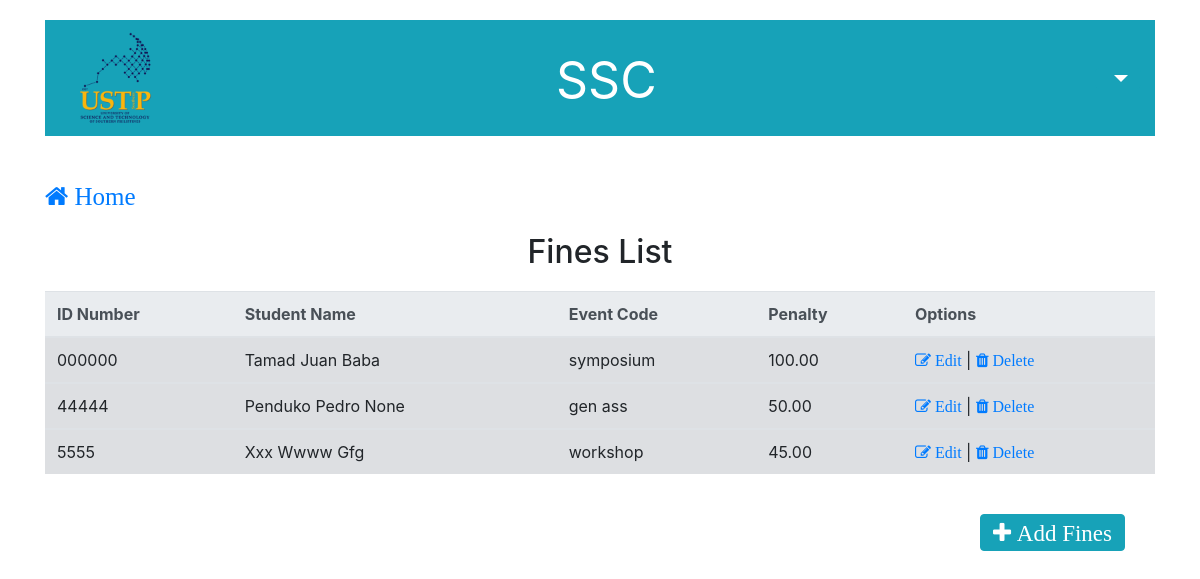
The app's page /fines_list.php with its own data.
### tables this page shows
CREATE TABLE `fines` (
  `id_number` varchar(50) NOT NULL,
  `event_code` varchar(100) NOT NULL,
  `penalty` decimal(10,2) NOT NULL,
  `date` date NOT NULL
);

CREATE TABLE `student` (
  `id_number` varchar(50) NOT NULL,
  `last_name` varchar(100) NOT NULL,
  `first_name` varchar(100) NOT NULL,
  `middle_name` varchar(100) NOT NULL,
  `course_code` varchar(10) NOT NULL,
  `section_id` varchar(20) NOT NULL,
  `status` varchar(50) NOT NULL
);

### fines_list.php (the view, shortened to what this page needs)
<?php include('server.php')?>
<html>
<head>
  <link rel = "stylesheet" href = "bootstrap/css/bootstrap.min.css">
  <link rel = "stylesheet" href = "font-awesome-4.7.0/font-awesome-4.7.0/css/font-awesome.min.css">
</head>
<body>
<div class="container">
  <nav class="navbar navbar-expand-lg navbar-dark bg-info" style="margin-top:20px">
    <nav class="collapse navbar-collapse" id="navbarText">
        <img src="1.png" width="100" height="100" alt="" style="margin-left:5px">
        <ul class="navbar-nav mr-auto">
          <li class="nav-item active">
            <a class="nav-link" href="index.php" style="font-size:50px; margin-top:5px; margin-left:382px">SSC<span class="sr-only">(current)</span></a>
          </li>
      </ul>
      <div class="btn-group" style="margin-left:430px" height="100px">
        <button type="button" class="btn btn-info dropdown-toggle" data-toggle="dropdown" aria-haspopup="true" aria-expanded="false" style="font-size:25px;">
        </button>
      </div>
</div>
    <div class="container"><br/><br/>
    <a class="fa fa-home" href="index.php" style="font-size:25px"> Home</a><br/><br/>
    <center><h2>Fines List</h2></center>
    <?php $results = mysqli_query($db, "SELECT * FROM student,fines WHERE student.id_number = fines.id_number"); ?>
      <table class="table table-secondary" style="margin-top:20px">
      <thead class="thead-light">
        <tr class="success">
        <th scope="col">ID Number</th>
        <th scope="col">Student Name</th>
        <th scope="col">Event Code</th>
        <th scope="col">Penalty</th>
        <th scope="col">Options</th>
        </tr>
      </thead>
      <?php while ($row = mysqli_fetch_array($results)){ ?>
      <tbody>
        <tr>
        <td><?php echo $row['id_number']?></td>
        <td><?php echo ucwords($row['last_name']." ".$row['first_name']." ".$row['middle_name'])?></td>
        <td><?php echo $row['event_code']?></td>
        <td><?php echo $row['penalty']?></td>
        <td><a class="fa fa-edit" href="fines_update.php?edit8=<?php echo $row['id_number']; ?>"> Edit</a> | <a class="fa fa-trash" href ="#" data-toggle="modal" data-target="#exampleModal"> Delete</a></td>
        </tr>
      </tbody>
       <?php }
       ?>
      </table><br/>
      <a href = "fines_add.php"><button type="button" class="btn btn-info fa fa-plus" style="font-size: 23px; margin-left:935px"> Add Fines</button></a></li>
    </div>
</body>
</html>

### records on screen
fines: id_number "000000", id_number.middle_name "Tamad Juan Baba", event_code "symposium", penalty "100.00"
fines: id_number "44444", id_number.middle_name "Penduko Pedro None", event_code "gen ass", penalty "50.00"
fines: id_number "5555", id_number.middle_name "Xxx Wwww Gfg", event_code "workshop", penalty "45.00"
